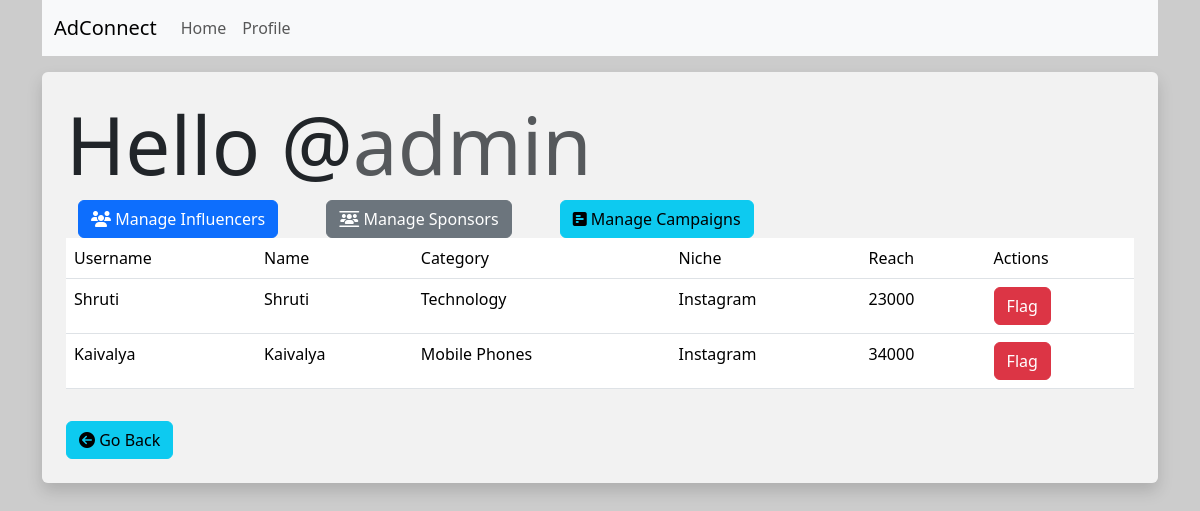
Before: /admin/manage_influencers (signed in) with the older database file.
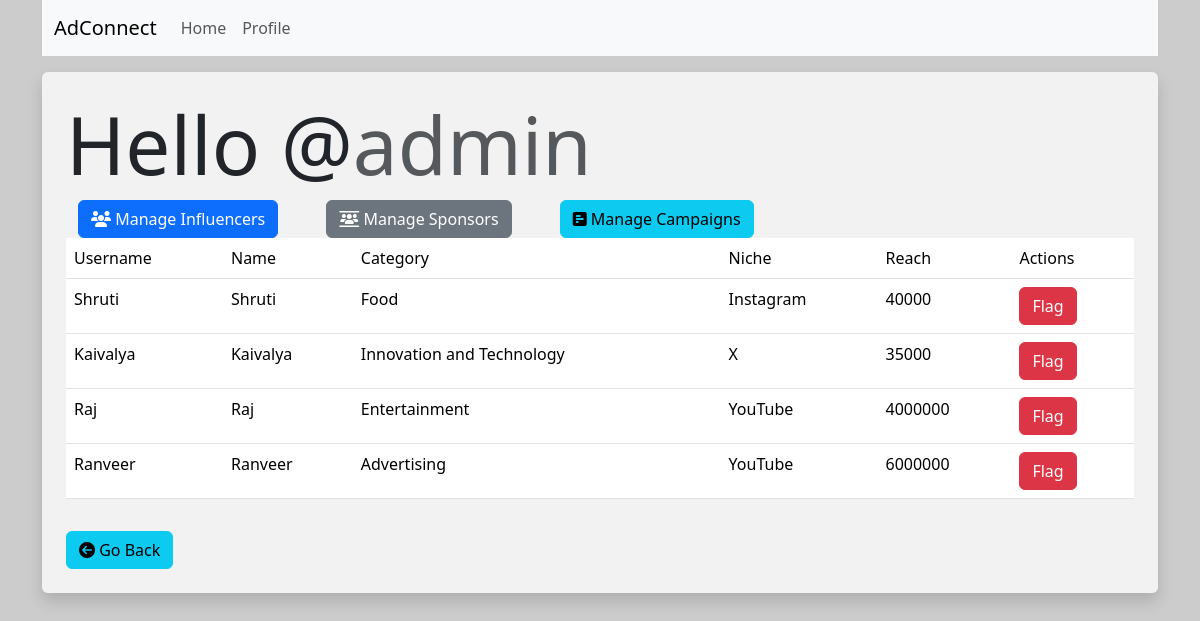
After: the same page with the newer database file.
### models.py (models this page shows)
class Influencer(db.Model):
    __tablename__ = 'influencers'
    id = db.Column(db.Integer, primary_key=True)
    username = db.Column(db.String(128),unique=True,nullable=False)
    passhash = db.Column(db.String(256),nullable=False)
    name = db.Column(db.String(64),nullable=True)
    category = db.Column(db.String(128),nullable=False)
    niche = db.Column(db.String(128),nullable=False)
    reach = db.Column(db.Integer)
    ad_requests = db.relationship('AdRequest', back_populates='influencer')

### routes.py (the view)
@app.route("/admin/manage_influencers")
@admin_required
def manage_influencers():
    admin=Admin.query.get(session['id'])
    influencers = Influencer.query.all()
    flagged_influencers = Flag.query.filter_by(entity_type='influencer').all()
    flagged_influencer_ids = {flag.entity_id for flag in flagged_influencers}
    return render_template('/admin/manage_influencers.html', influencers = influencers, admin=admin,flagged_influencer_ids = flagged_influencer_ids)

### routes.py (called while the page is built)
def admin_required(inner_func):
    @wraps(inner_func)
    def decorated_func(*args, **kwargs):
        if session.get("id"):
            if session.get("user_type") == "admin":
                return inner_func(*args, **kwargs)
            else:
                flash("Error : You are not authorized to access this page")
                return redirect(url_for('index'))
        else:
            flash("Error : Please log in to continue")
            return redirect(url_for('login'))
    return decorated_func

### templates/admin/manage_influencers.html (shortened to what this page needs)
{% extends 'layout.html' %}
{% block content %}
    <div class="p-4 bg-white bg-opacity-75 rounded shadow mt-3">
        <h1 class="display-1">Hello @<span class="text-muted">{{  admin.username  }}</span></h1>
        <div class=" container d-flex gap-5">
            <a href="{{ url_for('manage_influencers') }}" class="btn btn-primary"><i class="fa-solid fa-users"></i> Manage Influencers</a>
            <a href="{{ url_for('manage_sponsors') }}" class="btn btn-secondary"><i class="fa-solid fa-users-between-lines"></i> Manage Sponsors</a>
            <a href="{{ url_for('manage_campaigns') }}" class="btn btn-info"><i class="fa-solid fa-square-poll-horizontal"></i> Manage Campaigns</a>
        </div>
        <table class="table table-hover">
            <thead>
                <tr>
                    <td>Username</td>
                    <td>Name</td>
                    <td>Category</td>
                    <td>Niche</td>
                    <td>Reach</td>
                    <td>Actions</td>
                </tr>
            </thead>
            <tbody>
                {% for influencer in influencers %}
                    <tr>
                        <td>{{influencer.username}}</td>
                        <td>{{influencer.name}}</td>
                        <td>{{influencer.category}}</td>
                        <td>{{influencer.niche}}</td>
                        <td>{{influencer.reach}}</td>
                        <td>
                            {% if influencer.id in flagged_influencer_ids %}
                                <form action="{{url_for('unflag_entity',entity_type='influencer', entity_id=influencer.id, admin_id = admin.id)}}" class="form" method="post">
                                    <button type="submit" class="btn btn-success"> Unflag </button>
                                </form>
                            {% else %}
                                <form action="{{url_for('flag_entity',entity_type='influencer', entity_id=influencer.id, admin_id = admin.id)}}" class="form" method="post">
                                    <button type="submit" class="btn btn-danger"> Flag </button>
                                </form>
                            {% endif %}
                        </td>
                    </tr>
                {% endfor %}
            </tbody>
        </table>
        <div class="form-group p-2"></div>
            <a href="{{ url_for('admin_home') }}" class="btn btn-info"><i class="fa fa-arrow-circle-left"></i> Go Back</a>
        </div>
    </div>
{% endblock %}

Changed rows visible on the page:
changed Influencer "Shruti": category "Technology" → "Food"; reach "23000" → "40000"
changed Influencer "Kaivalya": category "Mobile Phones" → "Innovation and Technology"; niche "Instagram" → "X"; reach "34000" → "35000"
added Influencer: username "Raj", name "Raj", category "Entertainment", niche "YouTube", reach "4000000"
added Influencer: username "Ranveer", name "Ranveer", category "Advertising", niche "YouTube", reach "6000000"
